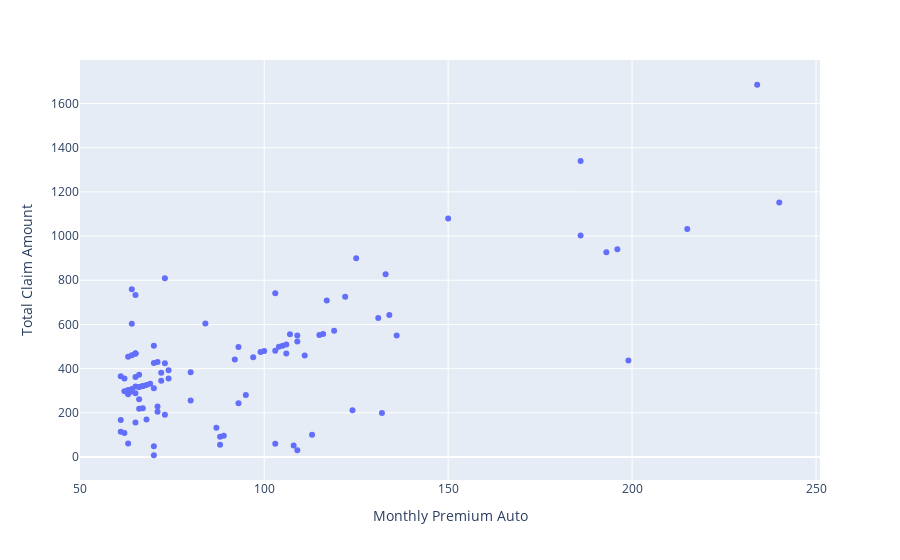

Notebook code for this chart:
### Code cell
# look at total claim amount and monthly premium auto

px.scatter(train_sample, x='Monthly Premium Auto', y='Total Claim Amount')

### Figure 1 — Plotly figure (JSON) as saved in the notebook; plotly's stock layout.template omitted (floating-point values rounded to 4 significant figures)
{"data": [{"hovertemplate": "Monthly Premium Auto=%{x}<br>Total Claim Amount=%{y}<extra></extra>", "legendgroup": "", "marker": {"color": "#636efa", "symbol": "circle"}, "mode": "markers", "name": "", "showlegend": false, "type": "scatter", "x": [73, 93, 116, 68, 74, 119, 70, 88, 113, 136, 117, 66, 69, 150, 234, 70, 61, 67, 131, 106, 115, 80, 63, 109, 63, 66, 65, 67, 67, 124, 64, 93, 103, 134, 63, 97, 186, 105, 62, 125, 80, 66, 62, 99, 104, 70, 64, 73, 65, 103, 64, 89, 107, 73, 64, 65, 132, 64, 193, 65, 186, 63, 122, 71, 106, 61, 215, 71, 66, 65, 65, 72, 65, 100, 65, 95, 70, 74, 240, 64, 109, 103, 111, 72, 88, 62, 84, 133, 196, 87, 199, 92, 61, 109, 68, 108, 63, 66, 70, 71], "xaxis": "x", "y": [191.9, 243.6, 556.8, 326.4, 392.6, 571.2, 425.8, 91.83, 100.3, 550.1, 707.9, 316.8, 331.2, 1080, 1685.0, 8.08, 167.9, 321.6, 628.8, 468.6, 552, 256, 302.4, 523.2, 284, 316.8, 288.6, 220.3, 321.6, 211.7, 307.2, 498.4, 59.99, 643.2, 453.6, 451.3, 1003.0, 504, 108.9, 900, 384, 372.4, 297.6, 475.2, 499.2, 48.63, 602.9, 424.3, 733.5, 480.6, 759.3, 95.95, 556.0, 809.5, 297.0, 468, 199.6, 307.2, 926.4, 362.8, 1339.0, 302.4, 725.9, 204.5, 508.8, 365.9, 1032, 430.2, 218.7, 156.6, 468, 381.2, 468, 480, 319.5, 281.1, 311.5, 355.2, 1152, 460.8, 30.99, 741.6, 459.7, 345.6, 55.51, 355.8, 604.8, 827.1, 940.8, 132.5, 436.7, 441.6, 114.3, 550.4, 169.4, 52.34, 61.77, 261.9, 504, 228.4], "yaxis": "y"}], "layout": {"legend": {"tracegroupgap": 0}, "margin": {"t": 60}, "xaxis": {"anchor": "y", "domain": [0, 1], "title": {"text": "Monthly Premium Auto"}}, "yaxis": {"anchor": "x", "domain": [0, 1], "title": {"text": "Total Claim Amount"}}}}
